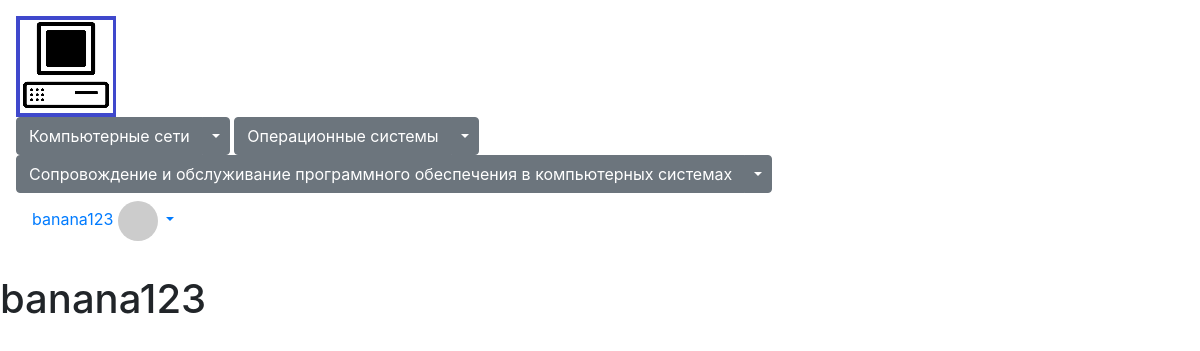
Page /home/ (signed in) on the committed database.
### main/models.py (models this page shows, shortened)
class PrimaryCategory(models.Model):
    label = models.CharField(max_length=100, null=True, blank=True, verbose_name='')
    slug = models.CharField(max_length=100, null=True, blank=True, verbose_name='')
    class Meta:
        verbose_name = 'Категория'
        verbose_name_plural = 'Категорий'

class User(AbstractUser):
    avatar = models.ImageField(blank=True, upload_to='img/avatars')
    class Meta:
        verbose_name = 'Поьзователь'
        verbose_name_plural = 'Пользователи'

### main/views.py (the view)
# urls.py: path('home/', home, name='home'),
def home(request):
    if not request.user.is_authenticated:
        return redirect('login')
    return render(request, 'main/home.html', {})

### main/templatetags/custom_tags.py (called while the page is built)
@register.filter
def gravatar_url(email, size=40):
    default = "https://example.com/static/images/defaultavatar.jpg"
    return "https://www.gravatar.com/avatar/{}?{}".format(hashlib.md5(email.lower().encode('utf-8')).hexdigest(), urllib.parse.urlencode({'d': default, 's': str(size)}))

### main/templates/main/home.html
{% extends 'layout/base.html' %}
{% block content %}
    <h1>{{ user.username }}</h1>
{% endblock %}

### main/templates/layout/base.html (shortened to what this page needs)
{% load bootstrap4 %}
{% load static %}
{% load custom_tags %}
<!DOCTYPE html>
<html lang="en">
<head>
    {% bootstrap_css %}
    <link rel="stylesheet" href="{% static 'css/style.css' %}?ver={% now '%f' %}">
</head>
<body>
    <div class="header p-3">
        <img src="{% static 'img/site/logo.png' %}" alt="" class="logo">
        <nav class="navigation d-inline-block">
            {% for category in primary_categories %}
                <div class="btn-group">
                    <a href="{% url 'articles_by_category' category.slug %}" class="btn btn-secondary">{{ category.label }}</a>
                    <button type="button" class="btn btn-secondary dropdown-toggle dropdown-toggle-split" data-toggle="dropdown" aria-haspopup="true" aria-expanded="false">
                    </button>
                </div>
            {% endfor %}
        </nav>
        {%  if user.is_authenticated %}
            <div class="user-menu">
                <ul class="col nav justify-content-end">
				<li class="nav-item dropdown">
					<a href="{% url 'home' %}" class="nav-link dropdown-toggle" data-toggle='dropdown' role='button' aria-haspopup='true' aria-expanded='false'>
						{{ user.username }}
                        {% if user.avatar %}
						    <img src="{{ user.avatar.url }}" alt="" class="user-avatar rounded-circle" width="40" height="40">
                        {% else %}
                            <img src="{{ user.email|gravatar_url:40 }}" height="40" width="40" class="rounded-circle">
                        {% endif %}
					</a>
				</li>
			</ul>
            </div>
        {% else %}
            <div class="sing">
                <span class="sing-in"><a href="{% url 'login' %}" class="link">Войти</a></span>
                <span class="sing-up"><a href="{% url 'sing_up' %}" class="link">Зарегистрироваться</a></span>
            </div>
        {% endif %}
    </div>
    <div class="site-content">
        {% block content %}{% endblock %}
    </div>
</body>
</html>

### main/static/css/style.css (style rules this page uses)
* { box-sizing: border-box; }
.header { display: flex; flex-flow: row wrap; justify-content: space-between; }
.site-content { max-width: 1280px; margin: 10px auto; }

### rows in the picture
PrimaryCategory: label "Компьютерные сети"
PrimaryCategory: label "Операционные системы"
PrimaryCategory: label "Сопровождение и обслуживание программного обеспечения в компьютерных системах"
User: username "banana123"
